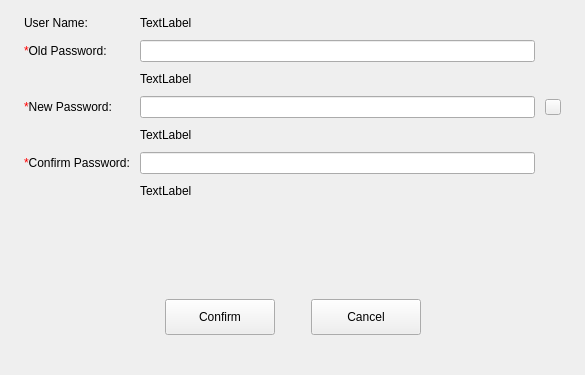
<?xml version="1.0" encoding="UTF-8"?>
<ui version="4.0">
 <class>PasswdUpdateDialog</class>
 <widget class="QWidget" name="PasswdUpdateDialog">
  <property name="geometry">
   <rect>
    <x>0</x>
    <y>0</y>
    <width>585</width>
    <height>375</height>
   </rect>
  </property>
  <property name="windowTitle">
   <string>Form</string>
  </property>
  <layout class="QVBoxLayout" name="verticalLayout">
   <property name="spacing">
    <number>0</number>
   </property>
   <property name="leftMargin">
    <number>24</number>
   </property>
   <property name="topMargin">
    <number>16</number>
   </property>
   <property name="rightMargin">
    <number>24</number>
   </property>
   <property name="bottomMargin">
    <number>40</number>
   </property>
   <item>
    <layout class="QGridLayout" name="gridLayout">
     <property name="spacing">
      <number>10</number>
     </property>
     <item row="0" column="0">
      <widget class="QLabel" name="label">
       <property name="text">
        <string>User Name:</string>
       </property>
      </widget>
     </item>
     <item row="0" column="1">
      <widget class="QLabel" name="lab_user_name">
       <property name="text">
        <string>TextLabel</string>
       </property>
      </widget>
     </item>
     <item row="1" column="0">
      <widget class="QLabel" name="label_3">
       <property name="text">
        <string>&lt;font color=red&gt;*&lt;/font&gt;Old Password:</string>
       </property>
      </widget>
     </item>
     <item row="1" column="1">
      <widget class="QLineEdit" name="lineEdit_old_pw"/>
     </item>
     <item row="6" column="1">
      <widget class="QLabel" name="lab_confirm_pw_tips">
       <property name="text">
        <string>TextLabel</string>
       </property>
      </widget>
     </item>
     <item row="3" column="2">
      <widget class="ToolTipButton" name="btn_tips">
       <property name="minimumSize">
        <size>
         <width>16</width>
         <height>16</height>
        </size>
       </property>
       <property name="maximumSize">
        <size>
         <width>16</width>
         <height>16</height>
        </size>
       </property>
       <property name="focusPolicy">
        <enum>Qt::NoFocus</enum>
       </property>
       <property name="text">
        <string/>
       </property>
       <property name="icon">
        <iconset>
         <normaloff>:/images/tips.svg</normaloff>:/images/tips.svg</iconset>
       </property>
      </widget>
     </item>
     <item row="4" column="1">
      <widget class="QLabel" name="lab_new_pw_tips">
       <property name="text">
        <string>TextLabel</string>
       </property>
      </widget>
     </item>
     <item row="3" column="0">
      <widget class="QLabel" name="label_4">
       <property name="text">
        <string>&lt;font color=red&gt;*&lt;/font&gt;New Password:</string>
       </property>
      </widget>
     </item>
     <item row="5" column="1">
      <widget class="QLineEdit" name="lineEdit_confirm_pw"/>
     </item>
     <item row="5" column="0">
      <widget class="QLabel" name="label_5">
       <property name="text">
        <string>&lt;font color=red&gt;*&lt;/font&gt;Confirm Password:</string>
       </property>
      </widget>
     </item>
     <item row="3" column="1">
      <widget class="QLineEdit" name="lineEdit_new_pw"/>
     </item>
     <item row="2" column="1">
      <widget class="QLabel" name="lab_old_pw_tips">
       <property name="text">
        <string>TextLabel</string>
       </property>
      </widget>
     </item>
    </layout>
   </item>
   <item>
    <spacer name="verticalSpacer">
     <property name="orientation">
      <enum>Qt::Vertical</enum>
     </property>
     <property name="sizeHint" stdset="0">
      <size>
       <width>20</width>
       <height>40</height>
      </size>
     </property>
    </spacer>
   </item>
   <item>
    <layout class="QHBoxLayout" name="horizontalLayout">
     <property name="spacing">
      <number>36</number>
     </property>
     <property name="topMargin">
      <number>10</number>
     </property>
     <item>
      <spacer name="horizontalSpacer">
       <property name="orientation">
        <enum>Qt::Horizontal</enum>
       </property>
       <property name="sizeHint" stdset="0">
        <size>
         <width>40</width>
         <height>20</height>
        </size>
       </property>
      </spacer>
     </item>
     <item>
      <widget class="QPushButton" name="btn_confirm">
       <property name="minimumSize">
        <size>
         <width>110</width>
         <height>36</height>
        </size>
       </property>
       <property name="maximumSize">
        <size>
         <width>110</width>
         <height>36</height>
        </size>
       </property>
       <property name="text">
        <string>Confirm</string>
       </property>
      </widget>
     </item>
     <item>
      <widget class="QPushButton" name="btn_cancel">
       <property name="minimumSize">
        <size>
         <width>110</width>
         <height>36</height>
        </size>
       </property>
       <property name="maximumSize">
        <size>
         <width>110</width>
         <height>36</height>
        </size>
       </property>
       <property name="text">
        <string>Cancel</string>
       </property>
      </widget>
     </item>
     <item>
      <spacer name="horizontalSpacer_2">
       <property name="orientation">
        <enum>Qt::Horizontal</enum>
       </property>
       <property name="sizeHint" stdset="0">
        <size>
         <width>40</width>
         <height>20</height>
        </size>
       </property>
      </spacer>
     </item>
    </layout>
   </item>
  </layout>
 </widget>
 <customwidgets>
  <customwidget>
   <class>ToolTipButton</class>
   <extends>QToolButton</extends>
   <header location="global">tool-tip-button.h</header>
  </customwidget>
 </customwidgets>
 <tabstops>
  <tabstop>lineEdit_old_pw</tabstop>
  <tabstop>lineEdit_new_pw</tabstop>
  <tabstop>lineEdit_confirm_pw</tabstop>
  <tabstop>btn_confirm</tabstop>
  <tabstop>btn_cancel</tabstop>
 </tabstops>
 <resources>
  <include location="../../../data/resources.qrc"/>
 </resources>
 <connections/>
</ui>
